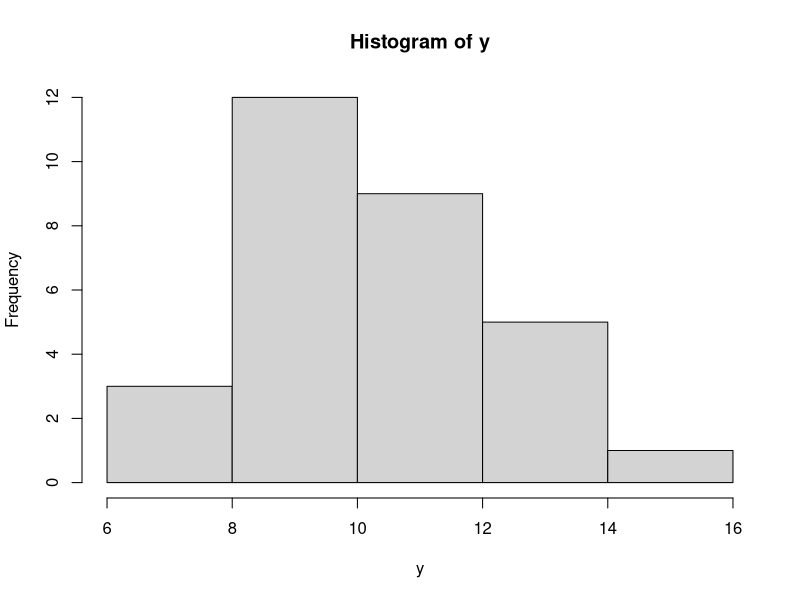

Write the R code that produced this figure. (Note: a time limit stopped this script after it produced the figure.)
##### fonksiyonel porgramlama#####
# print cat ve paste fonksiyonlar??

print(5+6)
x <- 5
print(x)
y <-  10
print(x,y) #y'yi yazd??rm??yor. sadece x veriyor

cat(x,y) #ikisini birden yazd??r??r

cat(x,' -> ',y) # 5  ->  10 seklinde cikti verir 
 
t <-cat(x,' -> ',y) #5  ->  10 seklinde cikti verir 
t #null verir. cat sadece yazdirmak icindir. atama yapilmaz


cat(x,'esittir:', y,'\n' ,'alt satirdayim') 
#\n ile alt satira gectik. c++ gibi

paste(x,y,'degerleri') #vektor olarak verdi [1] "5 10 degerleri" seklinde

t <- paste(x,y,'degerleri') #atama yapabildik.
t 

class(t) #karakter

paste0(x,y,'DDDD') #bosluk olmadan verdiiii
# paste fonksiyonunda \n calismaz

###### if else #########

if (5==5) {
  print('Dogru')
}

if (5==4) {
  print('Dogru')
} #bir sey yazd??rmad??


if (5==4) {
  print('Dogru')
}else {
  print('Yanlis')
} #yanlis cevabini verdi



x <- seq(from = 10, to =25)
x

if(TRUE) {
  print('var')
  
}else{
  print('yok')
} #icerisi true ise if degilse else calisir.


if (mean(x)>50) {
  cat('sayilarin toplami: ',sum(x), ', ortalamasi: ',mean(x))
}else{
  print('bosver')
} #olesine alistirma

y <-  seq(10,150)
y
x <- seq(10,25)
x
if (sum(x)>150 & mean(x)>20) {
  print("selam")
}else{
  print('meraba')
}

y <- rnorm(30, mean = 10, sd = 2)
y
median(y)#9,37
mean(y) #9.45

if (median(y)>mean(y)) {
  print('sola carpik')
}else if(as.integer(median(y))==as.integer(mean(y))){
  print('dengeli')
}else{
  print('saga carpik')
}
#dengeli sonucunu aldik

hist(y) #harbiden dengeli


if (mean(iris$Sepal.Length)>5 & median(iris$Sepal.Width)>4) {
  print('kosullar saglandi')
}else{
  print('kosullar saglanmadi')
} #saglanmamis

if (mean(iris$Sepal.Length)>5 | median(iris$Sepal.Width)>4) {
  print('kosullar saglandi')
}else{
  print('kosullar saglanmadi')
} #veya kullandik sagladi


##### for dongusu ####

y <- seq(1,25)
for (i in 1:10) {
  print(y[i])
} #1den 10a kadar olan indislerin icerisini yazdirdik

x <-  rnorm(12, mean = 18, sd = 3)
x


for (k in 1:10) {
  print(x[k])
} #ilk 10 nesneyi yazd??rd??k
x


for (i in 1:length(x)) {
  print(x[i])
} #1den xin say??s?? kadar eleman yazdir


for (i in length(x):1) {
  print(x[i])
}#tersten yazmaya basladi

y <- c('a','b','c','d')
pas <- ''
for (i in 1:length(y)) {
  
  pas <- paste(pas, '-',y[i])
  print(pas)
} #surekli pasa ekler
print(pas) #son halini kontrol ettik

##### for in icinde if else####


#sayiarin tek cift olduguna gore atayan 

sayi <- seq(10,100)
cift <- ''
tek <- ''
for (i in 1:length(sayi)) {
  if (sayi[i]%%2==0) {
    cift <- paste(cift,'-',sayi[i])
    
  }else if (sayi[i]%%2==1) {
    tek <- paste(tek,'/',sayi[i])
    
  }
}

cift
tek

##### while dongusu####

x <- seq(15,30)
x=10
while (x > 5) {
  print('calisiyor')
  return()
}
# sonuna Sys.sleep(1) yazsak her saniye cevaplari verir
# return yazdigimizda da direkt bitiriyor.
x = 5
l = 1
while (x<10) {
  cat(l, '. dongu gerceklesti', '\n')  
  l = l +1
  Sys.sleep(3)
} #sonsuza kadar calisir
x = 5
l = 1
while (x<10) {
  x = x+1
  cat(l, '. dongu gerceklesti', '\n')  
  l = l +1
  Sys.sleep(3)
}  #x'i surekli arttirarak dongunun son bulmasini sagladik

l=1
x=5
while (x<10) {
cat(l, '. dongu gerceklesti', '\n')  
  if (l==6) {
  x = 11     
  }
  l = l +1
  Sys.sleep(3)
} #burda l 6 olana kadar calisir sonra durur. cunku x=11 dedik if icinde.
#while komutumuz x 10dan kucukken calis demekti





##### icice donguler####

x=1
y=1
for (i in 1:10) {
  
x = x+i  
 for (k in 1:10) {
   y = y+k
 
   }    
}
x # 56
y # 551 
#ilk for dongusu her bi kere calistiginda ikinci for dongusu yazdigimiz sayi
# kadar calisiyor. dikkat etmemiz gereken noktalardan biridir bu.


View(iris)
for (i in 1:ncol(iris)) {  #sayi iceren sutun no ald??k
  
  print(names(iris[i]))
  
  for (k in 1:length(iris$Sepal.Length)) { #sat??r say??s??
   print(iris[k,i])
  }
  
} #sirasiyla hepsini verdi. ama karisik verdi. amacim zaten alt alta verdirmekti.

for (i in 1:nrow(iris)) {
  
  for (k in 1:ncol(iris)) {
    
    text <- paste(names(iris[k]), 'degiskeninin ',i,'. satir degeri => ',
                  iris[i,k],' esittir')
    print(text)
    Sys.sleep(1)
  }  
} #her bir sutunu satir degerleriyle beraber saniyede 1 veri seklinde listeledik

#while icinde for
while (TRUE) {
  
  print('while')
  for (i in 1:5) {
    print(i)
    
    Sys.sleep(1)
  }
  
  Sys.sleep(1)
  if (i==5) {
    break
  } #bunu ekledik sonsuzlugu kesti. yoksa sonsuza kadar gider
  
  
} #sonsuza kadar gidiyor





##### for dongusu icinde cektor olusturma####


x=''

for (i in 1:10) {
  
x[i] = i  
  
}
x #10a kadar olan?? ekledi

  
#for icinde if
min(iris$Petal.Length) #1
max(iris$Petal.Length) #6.9
mean(iris$Petal.Length) #3.7



for (i in 1:nrow(iris)) {
    if (iris$Petal.Length[i]<3) {
      text <- paste(names(iris[3]),' sutununun ' ,i,'. degeri 3ten kucuktur')
      print(text)
    }else if (iris$Petal.Length[i]>3) {
      text1 <- paste(names(iris[3]),' sutununun ' ,i,'. degeri 3ten buyuktur')
      print(text1)
    }else {
      text2 <- paste(names(iris[3]),' sutununun ' ,i,'. degeri 3tur')
      print(text2)
    }
} #say??lar??n kontrolu

x <- character(length(iris$Petal.Length)) #bos sekilde vektor olusturdu

for (i in 1:length(x)) {
  if (iris$Petal.Length[i] >= 3) {
      x[i] <- 'buyuktur'
    
  }else {
    x[i] <- 'kucuktur'
  }
}
x #buyuktur kucuktur seklinde icine eleman atadikk

iris['var2'] <- x
iris #yeni sutun ekleyip oraya att??k.



###### fonksiyonlar#####

#en onemli konu#

toplama <- function(x,y){
  
  result = x+y
  return(result)
}

toplama(5,10) #olusturduk ve 15 verdi

a <- seq(1,10)

f <- function(x){
  topla = 0
  for (i in 1:length(x)) {
    topla = topla + x[i]
  }
    return(topla) 
}
f(a) #1den 10a kadar olan say??lar?? verdi

b <- rnorm(20, mean = 15, sd = 3)
b
sum(b) #293.6969
f(b) #293.6969  #kendi sum fonksiyonumuzu yazdikkk


c <- rnorm(20, mean = 25, sd = 4)

df <-  data.frame(b,c)
df

myfun <- function(x,y){
  
  for (i in 1:length(x)) {
    
    t=x[i]+y[i]
    b=x[i]/y[i]
    z=x[i]*y[i]
    res = (t+b)/z
    print(res)
  }
}
myfun(b,c) #b ve c vekt??rlerindeki sayilarimizi her bir indisleri
#iceriye girdigimiz ozel islemler yaptik s??nucu yazdirdik

##### kullanici girdisi ile fonk deger gonderme#####

f <- function(){
  x = readline(prompt = "Ilk sayiyi girini:")
  y = readline(prompt = "Ikinci sayiyi girini:")
  x <-  as.numeric(x)
  y <-  as.numeric(y)
  d = x+y
  return(d)
  
}

f() #readline icerisi hep character aldigi icin as.numeric ile cevirmek zorundayiz

f1 <- function(){
  x <-  readline(prompt = "ilk sayi: ")
  y <-  readline(prompt = "ikinci sayi: ")
  z <-  readline(prompt = "ucuncu sayi: ")
  x <- as.numeric(x)
  y <- as.numeric(y)
  z <- as.numeric(z)
  
  ort = (x+y+z)/3
  res =  paste('3 sayinin ortalamasi: ',ort,'a esittir')
  
  return(res)
}
f1()
10
15
35
#girdileri boyle de girebilriiz. 20 verdi
##### fonk icinde if else####

f1 <- function(){
  
  x <- readline(prompt = 'bir sayi giriniz')
  x <-  as.numeric(x)
  if (x%%2==0) {
    print('girdigin sayi cifttir')
  }else if (x%%2==1) {
    print('girdigin sayi tektir')
  }
  
  
}

f1()
20
f1()
31
#bu sekilde if else kullandik. bunu kendim yaptim. simdi hocaninkileri yazcam


f2 <-  function() {
  x <- readline(prompt = 'sayi sole: ')
  x <- as.numeric(x)
  if (x%%2==0) {
    return(x**2) #xin karesi
    
  }else if (x%%3==0) {
    return(x**3) #xin kupu
    
  }else{
    return(0) #sifir ver
  }
}
f2()
45
12
11



f3 <-  function(x,y){
    if (x>y) {
      r = x+y
    }else{
      r=0
    }
    if (x<10) {
      r1 = x-y
    }else{
      r1=0
    }
    return(r-r1)
}
f3(9,5) #10
f3(10,5) #15
f3(8,11)#3 
f3(12,13)#0


f4 <-  function(x,y){
  r=0
  r1=0
  if (x>y) {
    r = x+y
  }
  if (x<10) {
    r1 = x-y
  }
  return(r-r1)
}
## diger cozumdeki elseleri kaldirip boyle cozum bulduk
f4(5,4) #calisti 8


##### fonk icinde for####

standart_S <-  function(x, population = TRUE){
  
  uzunluk <-  length(x)
  ortalama <- mean(x)
  fark_vec = numeric(uzunluk) #belirlenen say?? kadar vector olusturur. hepsi sifir olur icinin
  
  for (i in 1:uzunluk) {
    fark_vec[i] <- (x[i]-ortalama)**2
  }
  toplam_fark =sum(fark_vec)
  
  if (population == TRUE) {
    standart_ort = toplam_fark/uzunluk
  }else{
    standart_ort = toplam_fark/(uzunluk-1)
  }
  
  std= sqrt(standart_ort)
  return(std)
  
} #standart sapma fonksiyonu olusturduk.
 
a <- rnorm(30, mean = 15, sd = 12)

sd(a) #11.03327  r dirrekt n-1 olarak veriyo
standart_S(a) #10.84782
standart_S(a,FALSE) #11.03327


##### while dongusunun for gibi kullanilmasi#####

View(iris)


f1 <- function(data){ #irise gore yaptik
  baslangic <- 1 #ilk satir icin
  son <-  nrow(data) #son satir icin
  ortalama <- mean(data[,3], na.rm = TRUE) #o sutunun ortalama degerini aldik. if elsede bunu kullancaz cunku
  
  result <-  list() #eklemek istedigimiz listeyi olusturduk
  result[['k']] <- numeric() #numeric olarak 2 vektor olusturdujk
  result[['b']] <-  numeric()
  
  while (TRUE) {
    if (data[baslangic,3]<ortalama) { #3. 1. satir ortalamadan kucukse yap
      d <- (data[baslangic,1] * data[baslangic,2]) / data[baslangic,4]
      result[['k']] <- append(result[['k']],d)  #virgulden sonraki sonucu listeye ekleme fonk
      
    }else{ #degilse veya esitse yap
      
      d <- data[baslangic,1] * data[baslangic,2] * data[baslangic,4]
      result[['b']] <-  append(result[['b']],d)
    }
    
    baslangic = baslangic +1 # for gibi her dongude bir arttirdik
    if (baslangic == son) { #son satir sayisiyla esit oldugunda bitir dedik.
      break
    }
  }
  return(result)
    
    
} #baslangic ve bitisi belirleyerek bi for dongusu gibi kullandirdik.
# onemli bi kod en azindan bilmek yaraticiligini etkiler


f1(iris)

result <-  f1(iris)
result

class(result) #list

##### fonksiyonlarin icinde tanimlanan nesneler####

f1 <-  function(){
  x=5
  y=10
  z=12
  
  return(x+y+z)
}
f1() #27 verdi

x #bulunmadi cunku fonk icinde tanimli normal tanimli degil.

f2 <-  function(){
  x <<- 5
  y <<- 10
  z <<- 12
  
  return(x+y+z)
}
f2()#27 verdi
x #verdi. disarida da tanimli olmasi icin <<- atama operatorunu kullanmak gerekli
#onemli bi bilgidir bu. ama genellikle kullanmak sikinti
#cok gerek olmadikca kullanmamaya dikkat et


f3 <-  function(x,y){
  
return(x+y)  
  
}
f3(4,5) #9 verdi. normal

f3(x=4,y=5) #9 verdi normal

f3(x=6,t=3)  #hata verdi

f3(x <- 4, y <- 3) #bu da oldu
# <-  ile = arasinda fark yoktur. ama genellikle fonk parametre belirlerken 
#esittir kullan. esittir kullan hata yeme ;)


x=15
f4 <-  function(){
    x= 20
    y=5
  return(x+y)
}

f4() #25
x #15 verdi fonk icinde degisikli etkilemedi


f5 <- function(){
  x <<- 20
  y <<- 24
  return(x+y)
}
f5() #44
x#20 oldu. fonk calistirdiginda deger degisiyo <<- sayesinde






##### odev ####
 #soru 1

#????erisine bir adet vekt??r arg??man?? (paremetre) alan bir fonksiyon olu??turunuz. 
#Bu fonksiyon verilen vekt??r??n t??m elamanlar??n??n mutlak de??erini abs() 
#fonskiyonunu kullanarak al??mal??. Ard??ndan mutlak de??eri al??nm???? de??erlerin 
#karek??k??n?? almal?? ve sonu?? olarak ????kan t??m elemanlar?? 10 ile ??arp??p olu??an 
#de??erlerin toplam??n?? almal??. Olu??turdu??unuz fonksiyonu rastgele normal da????lan 
#bir de??i??ken olu??turarak test ediniz. Yazd??????n??z t??m script'i cevap olarak belirtiniz. 


f1 <-  function(x){
  
  mutlak <-  numeric(length = length(x))
  karekok <- numeric(length = length(x))
  carp <- numeric(length = length(x))
  for (i in 1:length(x)) {
    
    mutlak[i] <- abs(x[i]) 
    karekok[i] <- sqrt(x[i])
    carp[i] <- x[i]*10
    topla <- sum(carp)
    
  }
  return(topla)
}

x <- rnorm(10,mean = 10,sd=1)
f1(x)


#soru 2

f2 <- function(y){
  
  yliste <-  list()
 
   for(i in 1:length(y)){
    
    yvektor <- c()
    
    for(k in 1:length(y[[i]])){
      
      if(y[[i]][k] > 5){
        
        yvektor[k] <- "buyuktur" 
      }else{
        yvektor[k] <- "kucuktur"
      }
    }
    
    yliste[[i]] <- yvektor
  }
  
  return(yliste)
}



a <- c(10,5,23,4,12,3,2,12)
b <- c(45,3,78,1,55,5,7,98)
l <- list(a,b)

f2(l)


fonksiyon2 <- function(liste){
  
  # Bu liste yeni bir listedir for d??ng??s??nde yeni elemanlar atanacakt??r.
  # Al??d???? elemanlar fonksiyona verilen listenin vekt??r elemanlar??n??n 
  # b??y??kt??r k??????kt??r hale ??evrilmi?? hali olacakt??r
  # ??NEML??: bu listenin elemanlar?? vekt??r olact??r
  yeniListe <- list()
  for(i in 1:length(liste)){
    
    # Bu k??s??mda yeni bir vekt??r olu??turulmas?? gerek. 
    # ????nk?? bu vekt??r listenin i??erisindeki vekt??rde bulunan
    # de??erlere g??re b??y??kt??r k??????k de??erlerini alacak
    # ve son olarak listeye eklenecektir.  
    # Fonksiyonu verilen listenin di??er eleman??na ge??ti??inde 
    # tekrar bo?? olarak olu??turulacak ve yeni de??erlerini alacakt??r.
    yeniVektor <- c() # Her liste d??ng??s??nde (i) yeni bo?? vekt??r olu??turur.
    
    for(k in 1:length(liste[[i]])){
      
      ## Vekt??rdeki elemanlar??n kontrol??
      if(liste[[i]][k] > 5){
        
        # Yeni vekt??re b??y??kt??r atamas??
        yeniVektor[k] <- "B??y??kt??r" 
      }else{
        # Yeni vekt??re k??????kt??r atamas??
        yeniVektor[k] <- "K??????kt??r"
      }
    }
    
    # Yeni vekt??r??n yeni listenin ge??erli indeksine kaydedilmesi
    yeniListe[[i]] <- yeniVektor
  }
  
  # Sonu?? olarak yeni listenin d??n??lmesi
  return(yeniListe)
}
fonksiyon2(l)
